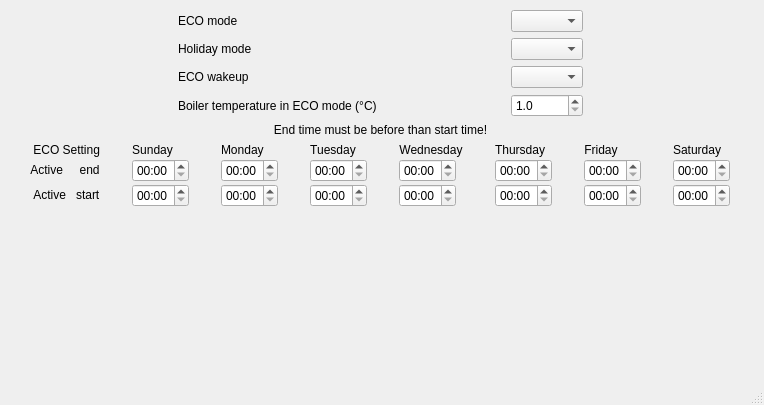
<?xml version="1.0" encoding="UTF-8"?>
<ui version="4.0">
 <class>WBSDEcoWindow</class>
 <widget class="QMainWindow" name="WBSDEcoWindow">
  <property name="geometry">
   <rect>
    <x>0</x>
    <y>0</y>
    <width>764</width>
    <height>405</height>
   </rect>
  </property>
  <property name="windowTitle">
   <string>Eco moment</string>
  </property>
  <widget class="QWidget" name="centralwidget">
   <widget class="QWidget" name="verticalLayoutWidget">
    <property name="geometry">
     <rect>
      <x>0</x>
      <y>10</y>
      <width>761</width>
      <height>441</height>
     </rect>
    </property>
    <layout class="QVBoxLayout" name="verticalLayout" stretch="1,0,2,5">
     <item>
      <layout class="QGridLayout" name="gridLayout">
       <property name="leftMargin">
        <number>50</number>
       </property>
       <property name="rightMargin">
        <number>50</number>
       </property>
       <item row="3" column="1">
        <widget class="QDoubleSpinBox" name="ecoSetTemp">
         <property name="sizePolicy">
          <sizepolicy hsizetype="Minimum" vsizetype="Fixed">
           <horstretch>0</horstretch>
           <verstretch>0</verstretch>
          </sizepolicy>
         </property>
         <property name="autoFillBackground">
          <bool>true</bool>
         </property>
         <property name="keyboardTracking">
          <bool>true</bool>
         </property>
         <property name="decimals">
          <number>1</number>
         </property>
         <property name="minimum">
          <double>1.000000000000000</double>
         </property>
         <property name="maximum">
          <double>200.000000000000000</double>
         </property>
         <property name="singleStep">
          <double>0.500000000000000</double>
         </property>
        </widget>
       </item>
       <item row="3" column="0">
        <widget class="QLabel" name="label_4">
         <property name="enabled">
          <bool>true</bool>
         </property>
         <property name="sizePolicy">
          <sizepolicy hsizetype="Fixed" vsizetype="Preferred">
           <horstretch>0</horstretch>
           <verstretch>0</verstretch>
          </sizepolicy>
         </property>
         <property name="text">
          <string>Boiler temperature in ECO mode (°C)</string>
         </property>
        </widget>
       </item>
       <item row="2" column="1">
        <widget class="QComboBox" name="ecoWakeup">
         <property name="sizePolicy">
          <sizepolicy hsizetype="Fixed" vsizetype="Fixed">
           <horstretch>0</horstretch>
           <verstretch>0</verstretch>
          </sizepolicy>
         </property>
        </widget>
       </item>
       <item row="2" column="0">
        <widget class="QLabel" name="label_2">
         <property name="enabled">
          <bool>true</bool>
         </property>
         <property name="sizePolicy">
          <sizepolicy hsizetype="Fixed" vsizetype="Preferred">
           <horstretch>0</horstretch>
           <verstretch>0</verstretch>
          </sizepolicy>
         </property>
         <property name="text">
          <string>ECO wakeup</string>
         </property>
        </widget>
       </item>
       <item row="1" column="0">
        <widget class="QLabel" name="label_7">
         <property name="sizePolicy">
          <sizepolicy hsizetype="Fixed" vsizetype="Preferred">
           <horstretch>0</horstretch>
           <verstretch>0</verstretch>
          </sizepolicy>
         </property>
         <property name="text">
          <string>Holiday mode</string>
         </property>
        </widget>
       </item>
       <item row="1" column="1">
        <widget class="QComboBox" name="holidayMode">
         <property name="sizePolicy">
          <sizepolicy hsizetype="Fixed" vsizetype="Fixed">
           <horstretch>0</horstretch>
           <verstretch>0</verstretch>
          </sizepolicy>
         </property>
        </widget>
       </item>
       <item row="0" column="0">
        <widget class="QLabel" name="label">
         <property name="sizePolicy">
          <sizepolicy hsizetype="Fixed" vsizetype="Preferred">
           <horstretch>0</horstretch>
           <verstretch>0</verstretch>
          </sizepolicy>
         </property>
         <property name="text">
          <string>ECO mode</string>
         </property>
        </widget>
       </item>
       <item row="0" column="1">
        <widget class="QComboBox" name="ecoMode">
         <property name="sizePolicy">
          <sizepolicy hsizetype="Fixed" vsizetype="Fixed">
           <horstretch>0</horstretch>
           <verstretch>0</verstretch>
          </sizepolicy>
         </property>
        </widget>
       </item>
      </layout>
     </item>
     <item>
      <widget class="QLabel" name="label_3">
       <property name="text">
        <string>End time must be before than start time!</string>
       </property>
       <property name="alignment">
        <set>Qt::AlignCenter</set>
       </property>
      </widget>
     </item>
     <item>
      <layout class="QGridLayout" name="gridLayout_2" rowstretch="0,0,0,0">
       <property name="leftMargin">
        <number>0</number>
       </property>
       <property name="rightMargin">
        <number>0</number>
       </property>
       <property name="spacing">
        <number>2</number>
       </property>
       <item row="0" column="7">
        <widget class="QLabel" name="label_13">
         <property name="sizePolicy">
          <sizepolicy hsizetype="Fixed" vsizetype="Fixed">
           <horstretch>0</horstretch>
           <verstretch>0</verstretch>
          </sizepolicy>
         </property>
         <property name="maximumSize">
          <size>
           <width>16777215</width>
           <height>20</height>
          </size>
         </property>
         <property name="text">
          <string>Saturday</string>
         </property>
         <property name="alignment">
          <set>Qt::AlignCenter</set>
         </property>
        </widget>
       </item>
       <item row="0" column="5">
        <widget class="QLabel" name="label_17">
         <property name="sizePolicy">
          <sizepolicy hsizetype="Fixed" vsizetype="Fixed">
           <horstretch>0</horstretch>
           <verstretch>0</verstretch>
          </sizepolicy>
         </property>
         <property name="maximumSize">
          <size>
           <width>16777215</width>
           <height>20</height>
          </size>
         </property>
         <property name="text">
          <string>Thursday</string>
         </property>
         <property name="alignment">
          <set>Qt::AlignCenter</set>
         </property>
        </widget>
       </item>
       <item row="0" column="3">
        <widget class="QLabel" name="label_10">
         <property name="sizePolicy">
          <sizepolicy hsizetype="Fixed" vsizetype="Fixed">
           <horstretch>0</horstretch>
           <verstretch>0</verstretch>
          </sizepolicy>
         </property>
         <property name="maximumSize">
          <size>
           <width>16777215</width>
           <height>20</height>
          </size>
         </property>
         <property name="text">
          <string>Tuesday</string>
         </property>
         <property name="alignment">
          <set>Qt::AlignCenter</set>
         </property>
        </widget>
       </item>
       <item row="0" column="6">
        <widget class="QLabel" name="label_15">
         <property name="sizePolicy">
          <sizepolicy hsizetype="Fixed" vsizetype="Fixed">
           <horstretch>0</horstretch>
           <verstretch>0</verstretch>
          </sizepolicy>
         </property>
         <property name="maximumSize">
          <size>
           <width>16777215</width>
           <height>20</height>
          </size>
         </property>
         <property name="text">
          <string>Friday</string>
         </property>
         <property name="alignment">
          <set>Qt::AlignCenter</set>
         </property>
        </widget>
       </item>
       <item row="0" column="1">
        <widget class="QLabel" name="label_16">
         <property name="sizePolicy">
          <sizepolicy hsizetype="Fixed" vsizetype="Fixed">
           <horstretch>0</horstretch>
           <verstretch>0</verstretch>
          </sizepolicy>
         </property>
         <property name="maximumSize">
          <size>
           <width>16777215</width>
           <height>20</height>
          </size>
         </property>
         <property name="text">
          <string>Sunday</string>
         </property>
         <property name="alignment">
          <set>Qt::AlignCenter</set>
         </property>
        </widget>
       </item>
       <item row="2" column="0">
        <widget class="QLabel" name="label_9">
         <property name="sizePolicy">
          <sizepolicy hsizetype="Fixed" vsizetype="Fixed">
           <horstretch>0</horstretch>
           <verstretch>0</verstretch>
          </sizepolicy>
         </property>
         <property name="text">
          <string>Active     end</string>
         </property>
         <property name="alignment">
          <set>Qt::AlignCenter</set>
         </property>
        </widget>
       </item>
       <item row="2" column="6">
        <widget class="QTimeEdit" name="Pdt_5">
         <property name="sizePolicy">
          <sizepolicy hsizetype="Fixed" vsizetype="Fixed">
           <horstretch>0</horstretch>
           <verstretch>0</verstretch>
          </sizepolicy>
         </property>
         <property name="displayFormat">
          <string>HH:mm</string>
         </property>
        </widget>
       </item>
       <item row="2" column="4">
        <widget class="QTimeEdit" name="Pdt_3">
         <property name="sizePolicy">
          <sizepolicy hsizetype="Fixed" vsizetype="Fixed">
           <horstretch>0</horstretch>
           <verstretch>0</verstretch>
          </sizepolicy>
         </property>
         <property name="displayFormat">
          <string>HH:mm</string>
         </property>
        </widget>
       </item>
       <item row="2" column="7">
        <widget class="QTimeEdit" name="Pdt_6">
         <property name="sizePolicy">
          <sizepolicy hsizetype="Fixed" vsizetype="Fixed">
           <horstretch>0</horstretch>
           <verstretch>0</verstretch>
          </sizepolicy>
         </property>
         <property name="displayFormat">
          <string>HH:mm</string>
         </property>
        </widget>
       </item>
       <item row="2" column="1">
        <widget class="QTimeEdit" name="Pdt_7">
         <property name="sizePolicy">
          <sizepolicy hsizetype="Fixed" vsizetype="Fixed">
           <horstretch>0</horstretch>
           <verstretch>0</verstretch>
          </sizepolicy>
         </property>
         <property name="displayFormat">
          <string>HH:mm</string>
         </property>
        </widget>
       </item>
       <item row="0" column="0">
        <widget class="QLabel" name="label_18">
         <property name="sizePolicy">
          <sizepolicy hsizetype="Fixed" vsizetype="Fixed">
           <horstretch>0</horstretch>
           <verstretch>0</verstretch>
          </sizepolicy>
         </property>
         <property name="maximumSize">
          <size>
           <width>100</width>
           <height>20</height>
          </size>
         </property>
         <property name="text">
          <string> ECO Setting</string>
         </property>
         <property name="alignment">
          <set>Qt::AlignCenter</set>
         </property>
        </widget>
       </item>
       <item row="2" column="3">
        <widget class="QTimeEdit" name="Pdt_2">
         <property name="sizePolicy">
          <sizepolicy hsizetype="Fixed" vsizetype="Fixed">
           <horstretch>0</horstretch>
           <verstretch>0</verstretch>
          </sizepolicy>
         </property>
         <property name="displayFormat">
          <string>HH:mm</string>
         </property>
        </widget>
       </item>
       <item row="0" column="2">
        <widget class="QLabel" name="label_6">
         <property name="sizePolicy">
          <sizepolicy hsizetype="Fixed" vsizetype="Fixed">
           <horstretch>0</horstretch>
           <verstretch>0</verstretch>
          </sizepolicy>
         </property>
         <property name="maximumSize">
          <size>
           <width>16777215</width>
           <height>20</height>
          </size>
         </property>
         <property name="text">
          <string>Monday </string>
         </property>
         <property name="alignment">
          <set>Qt::AlignCenter</set>
         </property>
        </widget>
       </item>
       <item row="2" column="2">
        <widget class="QTimeEdit" name="Pdt_1">
         <property name="sizePolicy">
          <sizepolicy hsizetype="Fixed" vsizetype="Fixed">
           <horstretch>0</horstretch>
           <verstretch>0</verstretch>
          </sizepolicy>
         </property>
         <property name="displayFormat">
          <string>HH:mm</string>
         </property>
        </widget>
       </item>
       <item row="2" column="5">
        <widget class="QTimeEdit" name="Pdt_4">
         <property name="sizePolicy">
          <sizepolicy hsizetype="Fixed" vsizetype="Fixed">
           <horstretch>0</horstretch>
           <verstretch>0</verstretch>
          </sizepolicy>
         </property>
         <property name="displayFormat">
          <string>HH:mm</string>
         </property>
        </widget>
       </item>
       <item row="0" column="4">
        <widget class="QLabel" name="label_14">
         <property name="sizePolicy">
          <sizepolicy hsizetype="Fixed" vsizetype="Fixed">
           <horstretch>0</horstretch>
           <verstretch>0</verstretch>
          </sizepolicy>
         </property>
         <property name="maximumSize">
          <size>
           <width>16777215</width>
           <height>20</height>
          </size>
         </property>
         <property name="text">
          <string>Wednesday</string>
         </property>
         <property name="alignment">
          <set>Qt::AlignCenter</set>
         </property>
        </widget>
       </item>
       <item row="3" column="0">
        <widget class="QLabel" name="label_8">
         <property name="sizePolicy">
          <sizepolicy hsizetype="Fixed" vsizetype="Fixed">
           <horstretch>0</horstretch>
           <verstretch>0</verstretch>
          </sizepolicy>
         </property>
         <property name="text">
          <string> Active   start</string>
         </property>
         <property name="alignment">
          <set>Qt::AlignCenter</set>
         </property>
        </widget>
       </item>
       <item row="3" column="1">
        <widget class="QTimeEdit" name="Tedt_7">
         <property name="sizePolicy">
          <sizepolicy hsizetype="Fixed" vsizetype="Fixed">
           <horstretch>0</horstretch>
           <verstretch>0</verstretch>
          </sizepolicy>
         </property>
         <property name="minimumTime">
          <time>
           <hour>0</hour>
           <minute>0</minute>
           <second>0</second>
          </time>
         </property>
         <property name="currentSection">
          <enum>QDateTimeEdit::HourSection</enum>
         </property>
         <property name="displayFormat">
          <string>HH:mm</string>
         </property>
        </widget>
       </item>
       <item row="3" column="2">
        <widget class="QTimeEdit" name="Tedt_1">
         <property name="sizePolicy">
          <sizepolicy hsizetype="Fixed" vsizetype="Fixed">
           <horstretch>0</horstretch>
           <verstretch>0</verstretch>
          </sizepolicy>
         </property>
         <property name="displayFormat">
          <string>HH:mm</string>
         </property>
        </widget>
       </item>
       <item row="3" column="3">
        <widget class="QTimeEdit" name="Tedt_2">
         <property name="sizePolicy">
          <sizepolicy hsizetype="Fixed" vsizetype="Fixed">
           <horstretch>0</horstretch>
           <verstretch>0</verstretch>
          </sizepolicy>
         </property>
         <property name="displayFormat">
          <string>HH:mm</string>
         </property>
        </widget>
       </item>
       <item row="3" column="4">
        <widget class="QTimeEdit" name="Tedt_3">
         <property name="sizePolicy">
          <sizepolicy hsizetype="Fixed" vsizetype="Fixed">
           <horstretch>0</horstretch>
           <verstretch>0</verstretch>
          </sizepolicy>
         </property>
         <property name="displayFormat">
          <string>HH:mm</string>
         </property>
        </widget>
       </item>
       <item row="3" column="5">
        <widget class="QTimeEdit" name="Tedt_4">
         <property name="sizePolicy">
          <sizepolicy hsizetype="Fixed" vsizetype="Fixed">
           <horstretch>0</horstretch>
           <verstretch>0</verstretch>
          </sizepolicy>
         </property>
         <property name="displayFormat">
          <string>HH:mm</string>
         </property>
        </widget>
       </item>
       <item row="3" column="6">
        <widget class="QTimeEdit" name="Tedt_5">
         <property name="sizePolicy">
          <sizepolicy hsizetype="Fixed" vsizetype="Fixed">
           <horstretch>0</horstretch>
           <verstretch>0</verstretch>
          </sizepolicy>
         </property>
         <property name="displayFormat">
          <string>HH:mm</string>
         </property>
        </widget>
       </item>
       <item row="3" column="7">
        <widget class="QTimeEdit" name="Tedt_6">
         <property name="sizePolicy">
          <sizepolicy hsizetype="Fixed" vsizetype="Fixed">
           <horstretch>0</horstretch>
           <verstretch>0</verstretch>
          </sizepolicy>
         </property>
         <property name="displayFormat">
          <string>HH:mm</string>
         </property>
        </widget>
       </item>
      </layout>
     </item>
     <item>
      <widget class="mywin" name="widget" native="true"/>
     </item>
    </layout>
   </widget>
  </widget>
  <widget class="QMenuBar" name="menubar">
   <property name="geometry">
    <rect>
     <x>0</x>
     <y>0</y>
     <width>764</width>
     <height>21</height>
    </rect>
   </property>
  </widget>
  <widget class="QStatusBar" name="statusbar"/>
 </widget>
 <customwidgets>
  <customwidget>
   <class>mywin</class>
   <extends>QWidget</extends>
   <header>mywin.h</header>
   <container>1</container>
  </customwidget>
 </customwidgets>
 <tabstops>
  <tabstop>holidayMode</tabstop>
  <tabstop>ecoWakeup</tabstop>
  <tabstop>ecoSetTemp</tabstop>
 </tabstops>
 <resources/>
 <connections/>
</ui>
